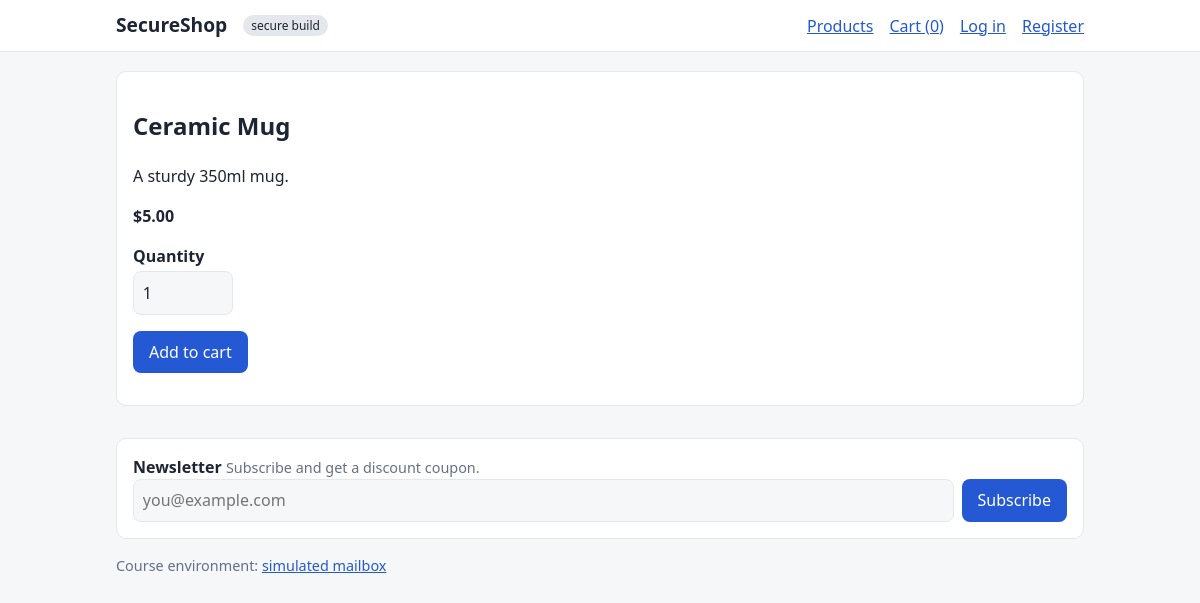
Page /product/1 on the committed database.
### tables this page shows
CREATE TABLE products(
  id INTEGER PRIMARY KEY AUTOINCREMENT, name TEXT NOT NULL,
  description TEXT NOT NULL, price INTEGER NOT NULL);

### app.py (the view)
@app.route("/product/<int:pid>")
def product(pid):
    p = get_db().execute("SELECT * FROM products WHERE id=?", (pid,)).fetchone()
    if p is None:
        abort(404)
    return render_template("product.html", p=p)

### app.py (called while the page is built)
def get_db():
    if "db" not in g:
        g.db = sqlite3.connect(DB_PATH, timeout=10)
        g.db.row_factory = sqlite3.Row
    return g.db

def money(cents):
    return f"${cents / 100:,.2f}"

@app.before_request
def load_user():
    g.user = None
    uid = session.get("uid")
    if uid:
        g.user = get_db().execute("SELECT * FROM users WHERE id=?", (uid,)).fetchone()
        if g.user is None:
            session.clear()

@app.context_processor
def inject_globals():
    cart = session.get("cart", {})
    return {"secure": SECURE, "user": g.get("user"), "dev_mailbox": DEV_MAILBOX,
            "cart_count": sum(i["qty"] for i in cart.values())}

### templates/product.html (shortened to what this page needs)
{% extends "base.html" %}
{% block content %}
<div class="card">
  <h2>{{ p.name }}</h2>
  <p>{{ p.description }}</p>
  <p class="price">{{ p.price|money }}</p>
  <form method="post" action="{{ url_for('cart_add') }}">
    <label for="q">Quantity</label>
    <input id="q" type="number" name="quantity" value="1" min="1" max="10" style="max-width:100px">
    <p><button>Add to cart</button></p>
  </form>
</div>
{% endblock %}

### static/style.css (style rules this page uses)
:root { --bg:#f6f7f9;--card:#fff;--text:#1d2433;--muted:#667085;--brand:#2459d3;--brand-d:#1a46a8;--ok:#13795b;--err:#b42318;--line:#e4e7ec }
* { box-sizing:border-box }
body { margin:0;font-family:system-ui,-apple-system,"Segoe UI",Roboto,sans-serif;background:var(--bg);color:var(--text);line-height:1.5 }
.card { background:var(--card);border:1px solid var(--line);border-radius:10px;padding:1rem;margin-bottom:1rem }
.price { font-weight:700 }
input,textarea,select { width:100%;padding:.55rem;border:1px solid var(--line);border-radius:8px;background:var(--bg);color:var(--text);font:inherit }
label { display:block;margin:.6rem 0 .2rem;font-weight:600 }
button,.btn { background:var(--brand);color:#fff;border:0;border-radius:8px;padding:.55rem 1rem;font:inherit;cursor:pointer;text-decoration:none;display:inline-block }

### rows in the picture
products: name "Ceramic Mug", description "A sturdy 350ml mug.", price "$5.00"

### other values in the picture
{{ 'secure build' if secure else 'NAIVE build (vulnerable)' }} "secure build"
{{ cart_count }} "0"
